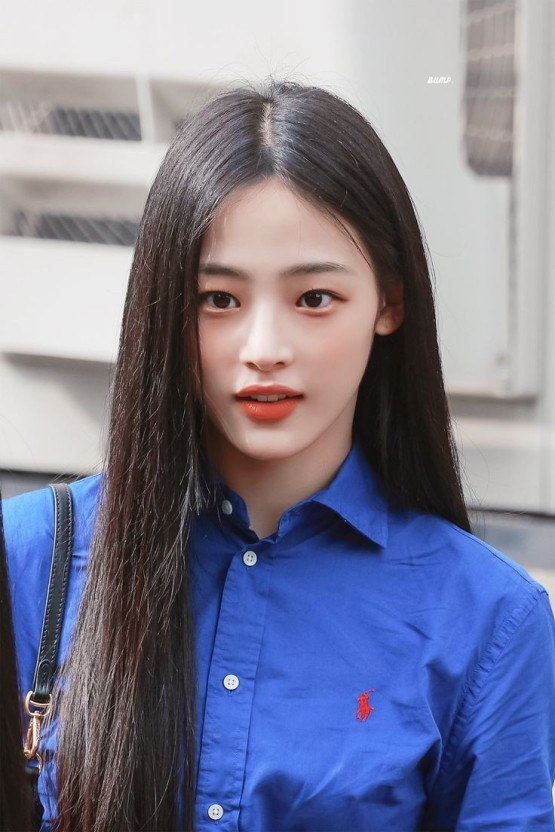
#> input picture images/newjeans.jpg, 555 x 832 px
$ jupyter execute practice2_2.ipynb
#> lines starting #> are read from the running program, lines starting #| are printed output that depends on the picture; after the words box and inside, x2 and y2 are one past the last pixel; in counts of white or black regions, pixels touching at a corner belong together
[cell 1]
import cv2

minji = "../images/newjeans.jpg"

face_cascade=cv2.CascadeClassifier("../cascade/haarcascade_frontalface_default.xml")
eye_cascade=cv2.CascadeClassifier("../cascade/haarcascade_eye.xml")

[cell 2]
img = cv2.imread(minji)
#> img is the input picture: shape (832, 555, 3); mean B, G, R 147.6, 124.4, 123.1
gray = cv2.cvtColor(img, cv2.COLOR_BGR2GRAY)
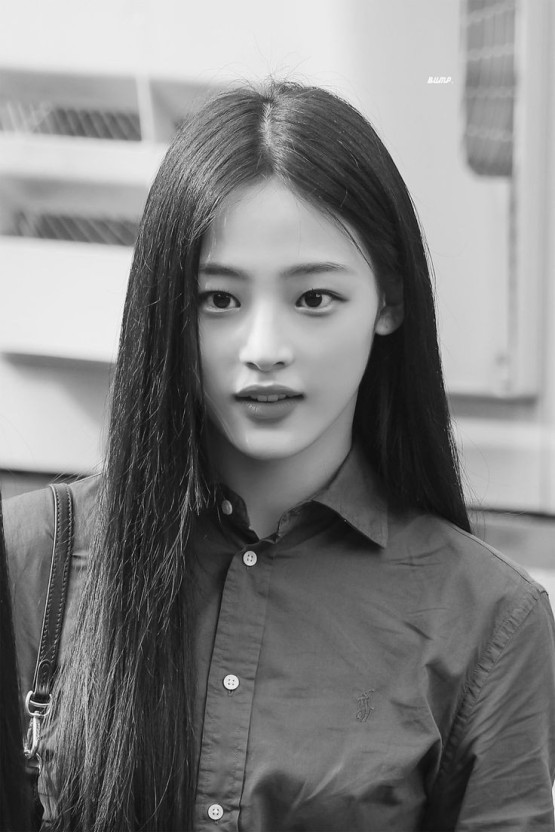
#> gray: shape (832, 555); min 7, max 255, mean 126.7

faces = face_cascade.detectMultiScale(
    gray, scaleFactor=1.1, minNeighbors=5, minSize=(20, 20))
#> faces = [[145, 196, 261, 261]]
eyes = eye_cascade.detectMultiScale(
    gray, scaleFactor=1.1, minNeighbors=5, minSize=(20, 20))
#> eyes = [[193, 273, 57, 57], [279, 266, 65, 65]]


for face in faces:
    x, y, width, height = face
    cv2.rectangle(img, (x, y), (x+width, y+height),
                  (55, 127, 99), 2, cv2.LINE_AA)
#> this loop made 1 pass
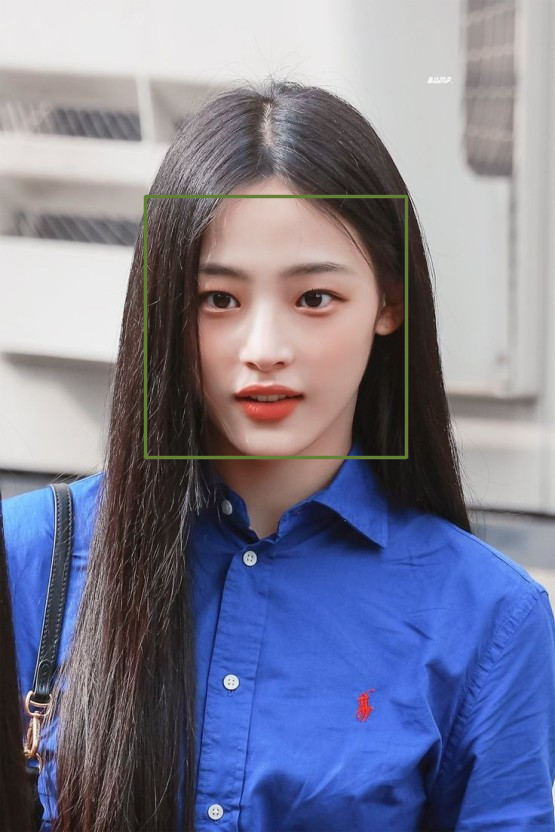
#> img: shape (832, 555, 3); 1.13% of pixels changed, all inside (x1, y1, x2, y2) = (143, 194, 409, 460)

for eye in eyes:
    x, y, width, height = eye
    cv2.rectangle(img, (x, y), (x+width, y+height),
                  (125, 48, 214), 2, cv2.LINE_AA)
#> this loop made 2 passes
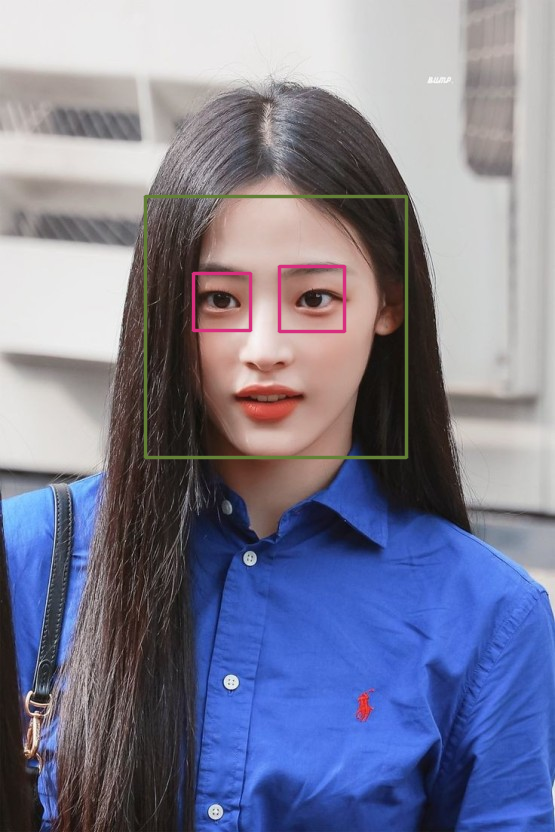
#> img: shape (832, 555, 3); 0.52% of pixels changed, all inside (x1, y1, x2, y2) = (191, 264, 347, 334)

cv2.imshow("img", img)
cv2.waitKey(0)
cv2.destroyAllWindows()

[cell 3]
img = cv2.imread(minji)
resize_img=cv2.resize(img,None,fx=0.8,fy=0.8)
gray = cv2.cvtColor(resize_img, cv2.COLOR_BGR2GRAY)
#> gray: shape (666, 444)

faces = face_cascade.detectMultiScale(
    gray, scaleFactor=1.1, minNeighbors=5, minSize=(20, 20))
#> faces = [[115, 155, 215, 215]]
eyes = eye_cascade.detectMultiScale(
    gray, scaleFactor=1.1, minNeighbors=5, minSize=(20, 20),maxSize=(40,40))
#> eyes = [[159, 225, 34, 34], [233, 224, 34, 34]]


for face in faces:
    x, y, width, height = face
    cv2.rectangle(resize_img, (x, y), (x+width, y+height),
                  (55, 127, 99), 2, cv2.LINE_AA)
#> this loop made 1 pass
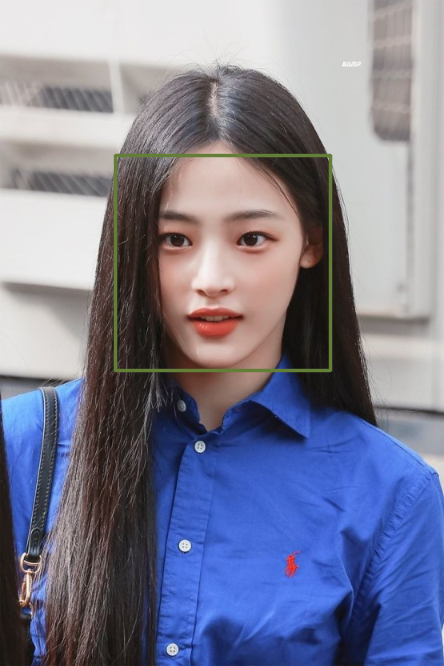
#> resize_img: shape (666, 444, 3); mean B, G, R 147.4, 124.9, 123.1

for eye in eyes:
    x, y, width, height = eye
    cv2.rectangle(resize_img, (x, y), (x+width, y+height),
                  (125, 48, 214), 2, cv2.LINE_AA)
#> this loop made 2 passes
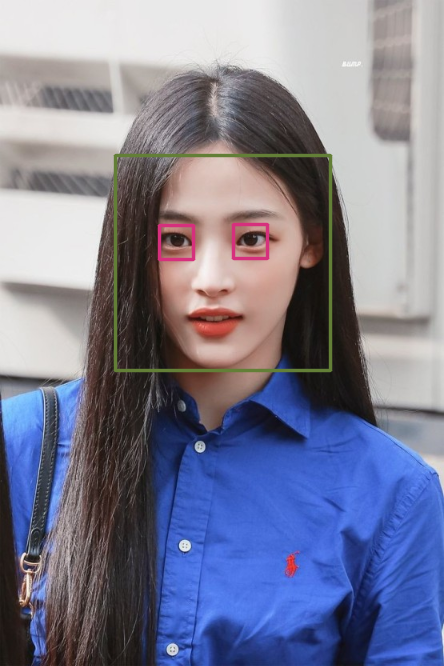
#> resize_img: shape (666, 444, 3); 0.45% of pixels changed, all inside (x1, y1, x2, y2) = (157, 222, 270, 262)

cv2.imshow("img", resize_img)
cv2.waitKey(0)
cv2.destroyAllWindows()

$ run again, with images/book.jpg copied over images/newjeans.jpg
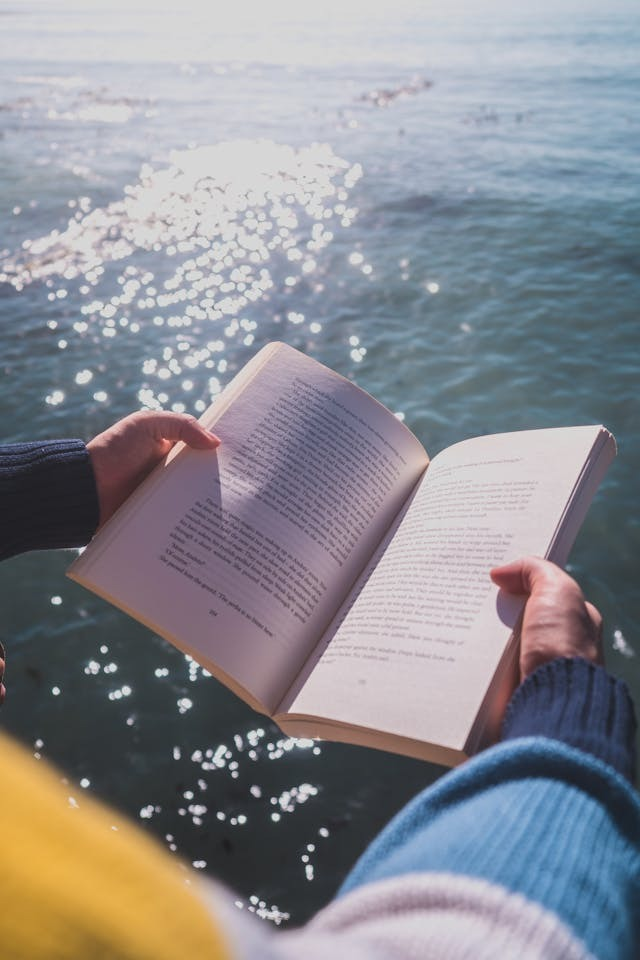
#> input picture images/book.jpg, 640 x 960 px
#> img is the input picture: shape (960, 640, 3); mean B, G, R 145.7, 139.7, 139.4
#> faces = ()
#> `eyes = eye_cascade.detectMultiScale( gray, scaleFactor=1.1, minNeighbo..`: eyes = [[9, 722, 45, 45], [52, 756, 48, 48]]
#> the loop `for eye in eyes:` made 2 passes
#> after the loop `for eye in eyes:`:
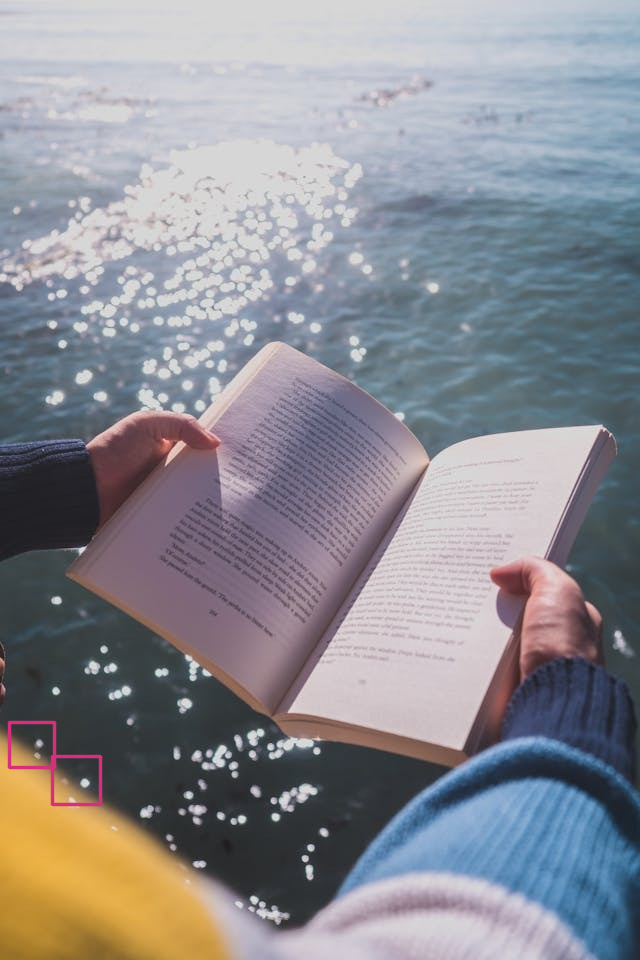
#> img: shape (960, 640, 3); 0.29% of pixels changed, all inside (x1, y1, x2, y2) = (7, 720, 103, 807)
#> `eyes = eye_cascade.detectMultiScale( gray, scaleFactor=1.1, minNeighbo..`: eyes = [[122, 661, 26, 26], [45, 610, 31, 31]]
#> the loop `for eye in eyes:` made 2 passes
#> after the loop `for eye in eyes:`:
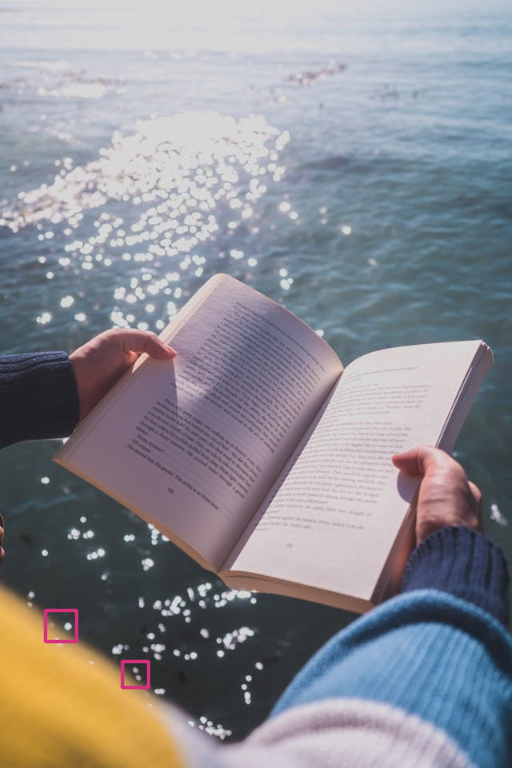
#> resize_img: shape (768, 512, 3); mean B, G, R 145.7, 139.6, 139.6

$ run again, with images/business card.jpg copied over images/newjeans.jpg
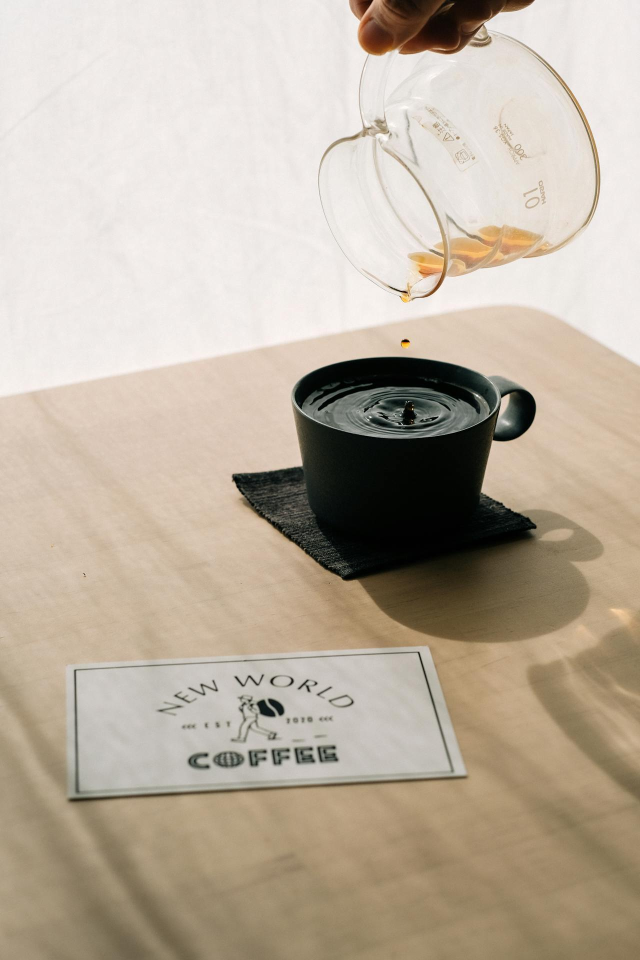
#> input picture images/business card.jpg, 1280 x 1920 px (shown at 1/2 size)
#> img is the input picture: shape (1920, 1280, 3); mean B, G, R 159.5, 175.4, 187.3
#> `gray = cv2.cvtColor(img, cv2.COLOR_BGR2GRAY)`:
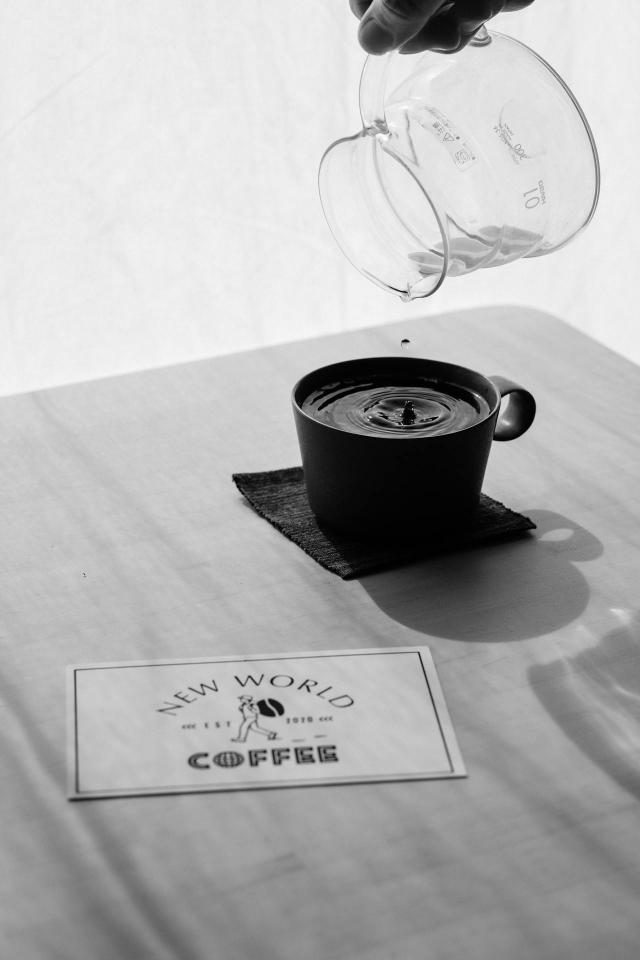
#> gray: shape (1920, 1280) (shown at 1/2 size); min 0, max 254, mean 177.1
#> `faces = face_cascade.detectMultiScale( gray, scaleFactor=1.1, minNeigh..`: faces = [[538, 1354, 51, 51]]
#> `eyes = eye_cascade.detectMultiScale( gray, scaleFactor=1.1, minNeighbo..`: eyes = [[608, 1426, 22, 22], [579, 1429, 22, 22], [533, 1460, 26, 26], [596, 1426, 26, 26], [514, 1504, 23, 23], [538, 1405, 35, 35], [421, 1490, 55, 55], [364, 1490, 62, 62], [514, 1478, 67, 67], [486, 1374, 88, 88]]
#> the loop `for face in faces:` made 1 pass
#> the loop `for eye in eyes:` made 10 passes
#> after the loop `for eye in eyes:`:
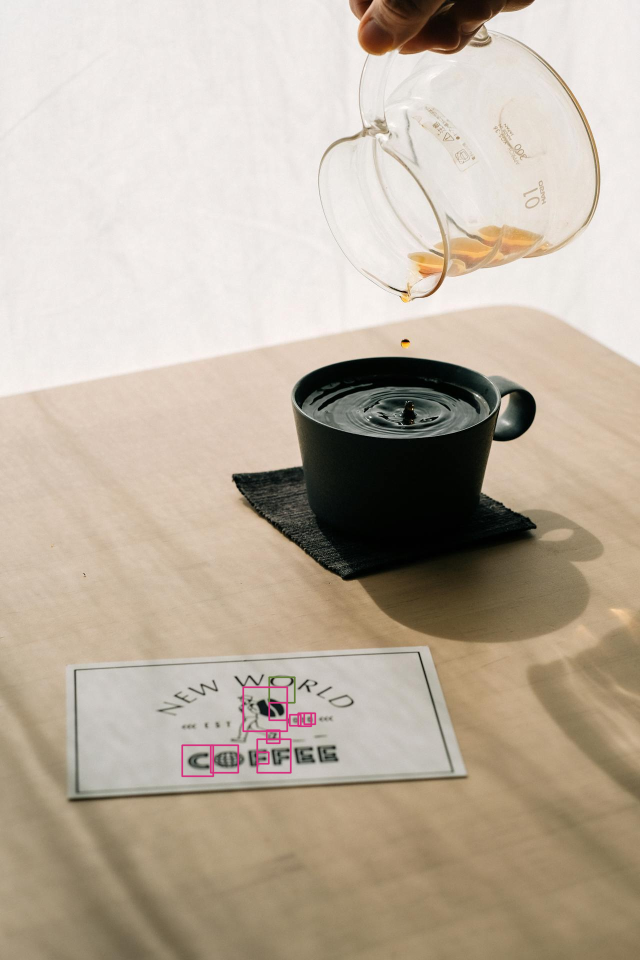
#> img: shape (1920, 1280, 3) (shown at 1/2 size); mean B, G, R 159.4, 175.1, 187.3
#> `faces = face_cascade.detectMultiScale( gray, scaleFactor=1.1, minNeigh..`: faces = ()
#> `eyes = eye_cascade.detectMultiScale( gray, scaleFactor=1.1, minNeighbo..`: eyes = [[455, 1139, 23, 23], [425, 1165, 24, 24]]
#> the loop `for eye in eyes:` made 2 passes
